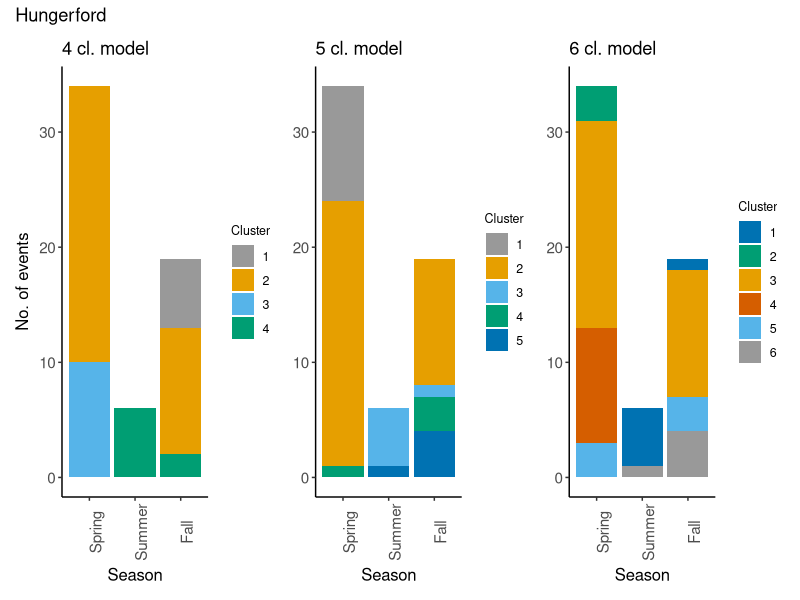
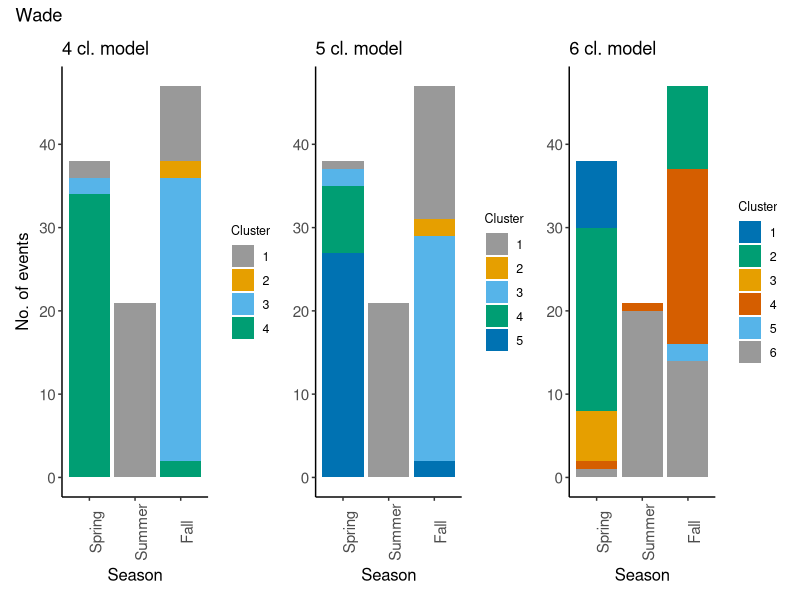
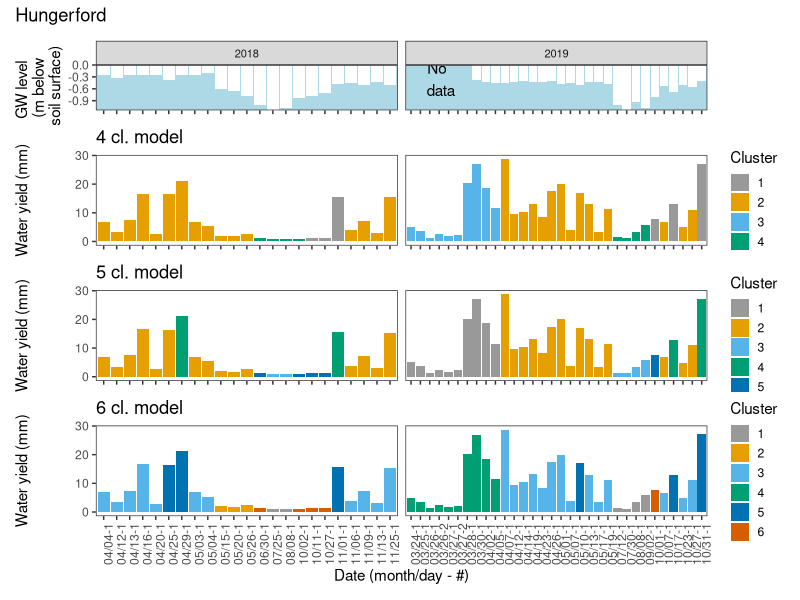
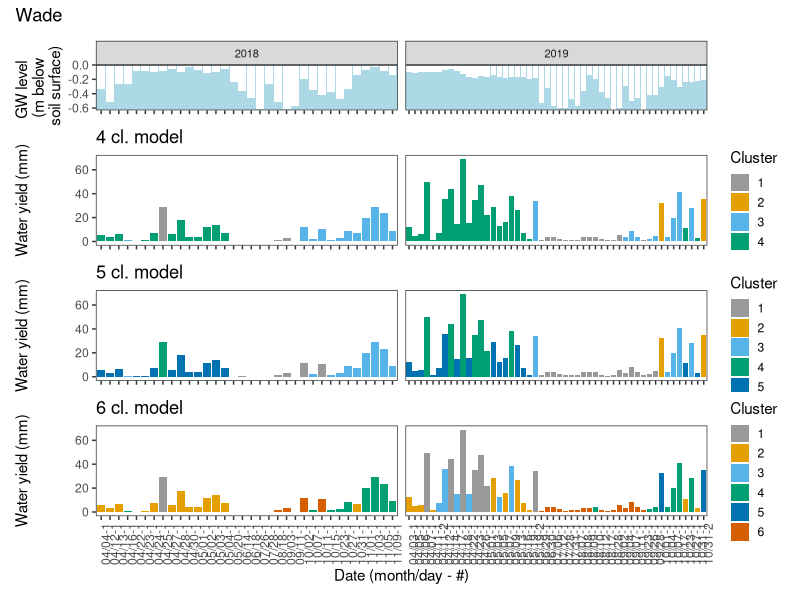
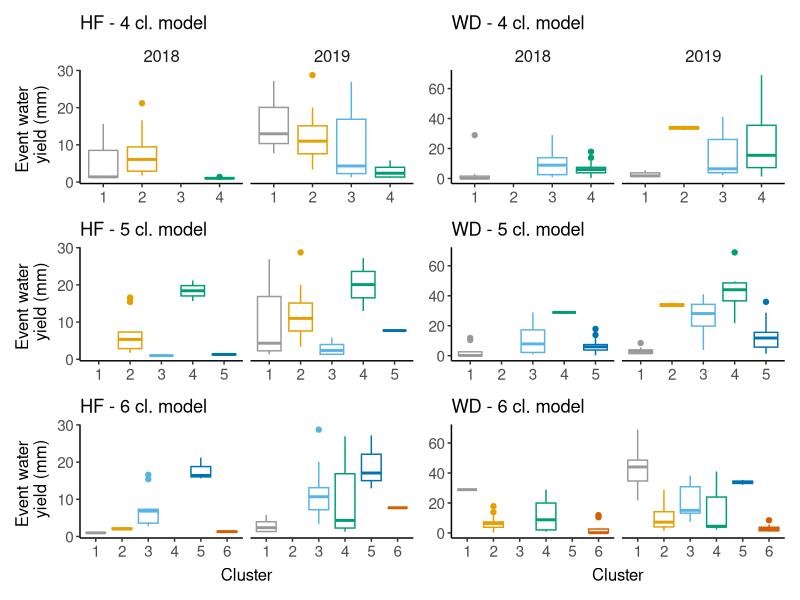
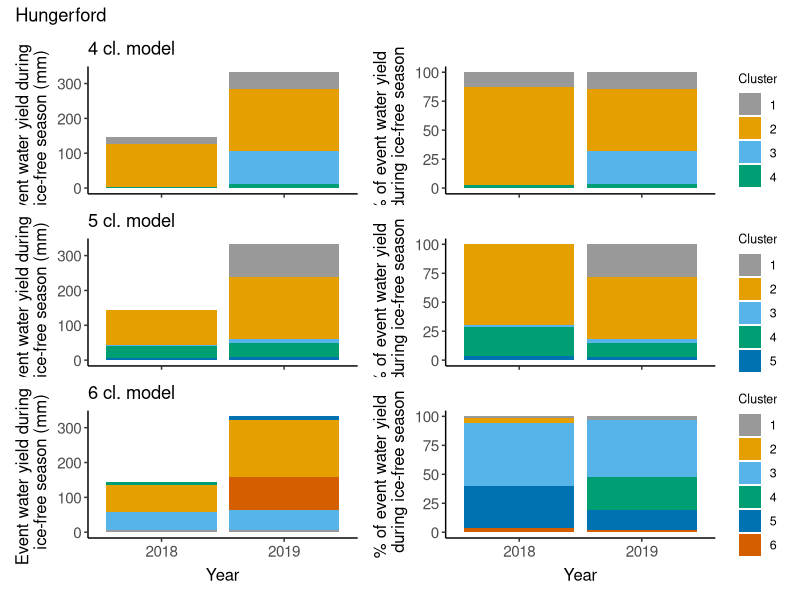
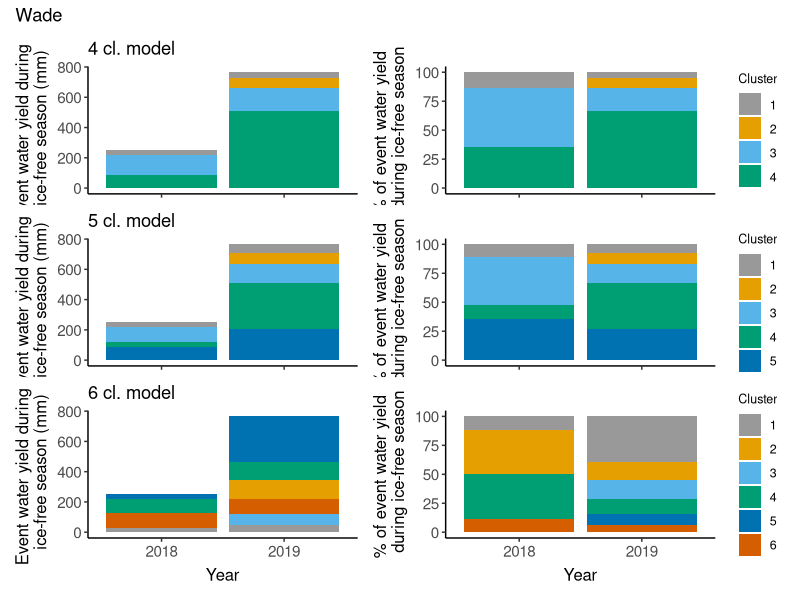

Here is the R script that generated these plots, in order:
## ---- chunk 1
# Set defaults
knitr::opts_chunk$set(fig.width = 6, fig.asp = 0.618, out.width = "70%", fig.align = "center")

# Load packages
  library("here")      # to make file paths fail less
  library("tidyverse") # general workhorse
  library("lubridate") # to work with dates
  library("patchwork") # arranging multiple plots
## ---- chunk 2
# Read in data
  # Calculated event metrics for each site as calculated in compile_calculate_allVars.R
  hford <- read_csv(here("Data", "eventMetrics_hford.csv")) %>% 
    mutate(event_start = ymd_hms(event_start, tz = "Etc/GMT+4"))

  wade <- read_csv(here("Data", "eventMetrics_wade.csv")) %>% 
    mutate(event_start = ymd_hms(event_start, tz = "Etc/GMT+4"))

  # SOM results from SOManalysis_SITE_yields_VAR.Rmd
  # Water
  som_hf <- read_csv(here("Data", "somResults", "hford", "yields", "water", "2021-04-07", "Results_hford_withClusters.csv"))
  som_wd <- read_csv(here("Data", "somResults", "wade", "yields", "water", "2021-04-07", "Results_wade_withClusters.csv"))
  # NO3
  # som_no3_hf <- read_csv(here("Data", "somResults", "hford", "yields", "NO3", "2021-04-08", "Results_hford_withClusters.csv")) %>% mutate(SOM = "NO3") %>% select(site, SOM, everything())
  # som_no3_wd <- read_csv(here("Data", "somResults", "wade", "yields", "NO3", "2021-04-12", "Results_wade_withClusters.csv")) %>% mutate(SOM = "NO3") %>% select(site, SOM, everything())
  # SRP
  # som_srp_hf <- read_csv(here("Data", "somResults", "hford", "yields", "SRP", "2021-04-08", "Results_hford_withClusters.csv")) %>% mutate(SOM = "SRP") %>% select(site, SOM, everything())
  # som_srp_wd <- read_csv(here("Data", "somResults", "wade", "yields", "SRP", "2021-04-12", "Results_wade_withClusters.csv")) %>% mutate(SOM = "SRP") %>% select(site, SOM, everything())
  # Turbidity
  # som_turb_hf <- read_csv(here("Data", "somResults", "hford", "yields", "turb", "2021-04-09", "Results_hford_withClusters.csv")) %>% mutate(SOM = "turb") %>% select(site, SOM, everything())
  # som_turb_wd <- read_csv(here("Data", "somResults", "wade", "yields", "turb", "2021-04-13", "Results_wade_withClusters.csv")) %>% mutate(SOM = "turb") %>% select(site, SOM, everything())
## ---- chunk 3
# Plotting specifics
  theme1 <- theme_classic() +
            theme(axis.text = element_text(size = 11),
                  axis.title = element_text(size = 12),
                  axis.title.x = element_text(margin=margin(5,0,0,0)),
                  axis.title.y = element_text(margin=margin(0,5,0,0)),
                  legend.title = element_text(size = 9),
                  legend.text = element_text(size = 9))
  
  # A new theme for the hysteresis plots
  theme2 <- theme(axis.line = element_blank(),
                  axis.text = element_text(size = 8),
                  axis.title = element_blank(),
                  plot.margin = unit(c(1.25,1.25,1.25,1.25), "lines"),
                  panel.background = element_blank(),
                  panel.grid.major = element_blank(), 
                  panel.grid.minor = element_blank(),
                  legend.text = element_text(size = 6),
                  legend.key.size = unit(0.1, "in"),
                  legend.margin = margin(0, 0, 0, 0),
                  legend.title = element_text(size = 6)) 
## ---- chunk 4
# Look at how cluters map onto seasons
  # Hford
    # 4 clusters
    p_hf_1 <- som_hf %>%
      group_by(clust_wat_4cl, season) %>% 
      tally() %>% 
      # Order the seasons
      mutate(season = factor(season, levels = c("spring", "summer", "fall"), labels = c("Spring", "Summer", "Fall"))) %>%
      mutate(cluster = factor(clust_wat_4cl)) %>% 
      ggplot(aes(x = season, y = n, fill = cluster)) +
        geom_bar(position = "stack", stat = "identity") +
        scale_fill_manual(name = "Cluster",
                          values = c("#999999", "#E69F00", "#56B4E9", "#009E73", "#0072B2", "#D55E00", "#CC79A7")) +
        ylab("No. of events") +
        xlab("Season") +
        theme1 +
        theme(axis.text.x = element_text(angle = 90)) +
        ggtitle("4 cl. model")

    # 5 clusters
    p_hf_2 <- som_hf %>%
      group_by(clust_wat_5cl, season) %>% 
      tally() %>% 
      # Order the seasons
      mutate(season = factor(season, levels = c("spring", "summer", "fall"), labels = c("Spring", "Summer", "Fall"))) %>%
      mutate(cluster = factor(clust_wat_5cl)) %>% 
      ggplot(aes(x = season, y = n, fill = cluster)) +
        geom_bar(position = "stack", stat = "identity") +
        scale_fill_manual(name = "Cluster",
                          values = c("#999999", "#E69F00", "#56B4E9", "#009E73", "#0072B2", "#D55E00", "#CC79A7")) +
        ylab("No. of events") +
        xlab("Season") +
        theme1 +
        theme(axis.title.y = element_blank(),
              axis.text.x = element_text(angle = 90)) +
        ggtitle("5 cl. model")
    
    # 6 clusters
    # NOTE: Colors are rearranged here to make clusters align with above 2 models; if anything changes, change these
    p_hf_3 <- som_hf %>%
      group_by(clust_wat_6cl, season) %>% 
      tally() %>% 
      # Order the seasons
      mutate(season = factor(season, levels = c("spring", "summer", "fall"), labels = c("Spring", "Summer", "Fall"))) %>%
      mutate(cluster = factor(clust_wat_6cl)) %>% 
      ggplot(aes(x = season, y = n, fill = cluster)) +
        geom_bar(position = "stack", stat = "identity") +
        scale_fill_manual(name = "Cluster",
                          # These have been rearranged for this model
                          values = c("#0072B2", "#009E73", "#E69F00", "#D55E00", "#56B4E9", "#999999", "#CC79A7")) +
        ylab("No. of events") +
        xlab("Season") +
        theme1 +
        theme(axis.title.y = element_blank(),
              axis.text.x = element_text(angle = 90)) +
        ggtitle("6 cl. model")
    
    # Arrange Hford plots
    p_hf_1 + p_hf_2 + p_hf_3 +
      plot_annotation(
        title = "Hungerford"
      )
    rm(p_hf_1, p_hf_2, p_hf_3)
    
  # Wade
    # 4 clusters
    p_wd_1 <- som_wd %>%
      filter(season != "winter") %>% 
      group_by(clust_wat_4cl, season) %>% 
      tally() %>% 
      # Order the seasons
      mutate(season = factor(season, levels = c("spring", "summer", "fall"), labels = c("Spring", "Summer", "Fall"))) %>%
      mutate(cluster = factor(clust_wat_4cl)) %>% 
      ggplot(aes(x = season, y = n, fill = cluster)) +
        geom_bar(position = "stack", stat = "identity") +
        scale_fill_manual(name = "Cluster",
                          values = c("#999999", "#E69F00", "#56B4E9", "#009E73", "#0072B2", "#D55E00", "#CC79A7")) +
        ylab("No. of events") +
        xlab("Season") +
        theme1 +
        theme(axis.text.x = element_text(angle = 90)) +
        ggtitle("4 cl. model")

    # 5 clusters
    p_wd_2 <- som_wd %>%
      filter(season != "winter") %>% 
      group_by(clust_wat_5cl, season) %>% 
      tally() %>% 
      # Order the seasons
      mutate(season = factor(season, levels = c("spring", "summer", "fall"), labels = c("Spring", "Summer", "Fall"))) %>%
      mutate(cluster = factor(clust_wat_5cl)) %>% 
      ggplot(aes(x = season, y = n, fill = cluster)) +
        geom_bar(position = "stack", stat = "identity") +
        scale_fill_manual(name = "Cluster",
                          values = c("#999999", "#E69F00", "#56B4E9", "#009E73", "#0072B2", "#D55E00", "#CC79A7")) +
        ylab("No. of events") +
        xlab("Season") +
        theme1 +
        theme(axis.title.y = element_blank(),
              axis.text.x = element_text(angle = 90)) +
        ggtitle("5 cl. model")
    
    # 6 clusters
    # NOTE: Colors are rearranged here to make clusters align with above 2 models; if anything changes, change these
    p_wd_3 <- som_wd %>%
      filter(season != "winter") %>% 
      group_by(clust_wat_6cl, season) %>% 
      tally() %>% 
      # Order the seasons
      mutate(season = factor(season, levels = c("spring", "summer", "fall"), labels = c("Spring", "Summer", "Fall"))) %>%
      mutate(cluster = factor(clust_wat_6cl)) %>% 
      ggplot(aes(x = season, y = n, fill = cluster)) +
        geom_bar(position = "stack", stat = "identity") +
        scale_fill_manual(name = "Cluster",
                          # These have been rearranged for this model
                          values = c("#0072B2", "#009E73", "#E69F00", "#D55E00", "#56B4E9", "#999999", "#CC79A7")) +
        ylab("No. of events") +
        xlab("Season") +
        theme1 +
        theme(axis.title.y = element_blank(),
              axis.text.x = element_text(angle = 90)) +
        ggtitle("6 cl. model")
    
    # Arrange wdord plots
    p_wd_1 + p_wd_2 + p_wd_3 +
      plot_annotation(
        title = "Wade"
      )
    rm(p_wd_1, p_wd_2, p_wd_3)
  
# ggsave(here("Plots", "som_hf_clustersBySeason.pdf"), device = "pdf", width = 4, height = 4, units = "in", dpi = 150)
## ---- chunk 5
# Plot timeline of event water yields & ratios colored by cluster number
# HFORD
  # First graph GW level data along with water yield timeline
  # Text for missing data on 2019 plot
  ann_text <- data.frame(month_day_rep = "03/26-2", gw_1d_well5 = -0.35, lab = "No \n data",
                         year = factor(2019, levels = c("2018", "2019")))
  # GW Plot
  p_hf_4 <- som_hf %>%
    # Only 2 events in 2017, so cutting out 2017
    filter(year(event_start) != 2017) %>%
     # Add leading zero to single digit months and days
    mutate(year = year(event_start),
           month = str_pad(month(event_start), 2, pad = 0),
           day = str_pad(day(event_start), 2, pad = 0),
           month_day = paste(month, "/", day, sep = "")) %>%
    # There is one day where there are two events, add a rep for month_day and make month_day_rep ID
    group_by(year, month_day) %>% 
    mutate(rep = row_number()) %>% 
    mutate(month_day_rep = paste(month_day, rep, sep = "-")) %>% 
  
    ggplot(aes(x = month_day_rep, y = gw_1d_well5)) +
      facet_wrap(~year, scales = "free_x", ncol = 2) +
      geom_bar(stat = "identity", fill = "white") +
      ylab("GW level \n (m below \n soil surface)") +
      xlab("Date (month/day - #)") +
      scale_y_continuous(expand = c(0, 0)) +
      theme_bw() +
      theme(panel.grid = element_blank(),
            panel.background = element_rect(fill = "lightblue"),
            strip.text.x = element_text(size = 8),
            axis.text.x = element_blank(),
            axis.title.x = element_blank()) +
    geom_text(data = ann_text, label = "No \n data")

  # 4 cluster model
  p_hf_5 <- som_hf %>%
    # Only 2 events in 2017, so cutting out 2017
    filter(year(event_start) != 2017) %>%
     # Add leading zero to single digit months and days
    mutate(year = year(event_start),
           month = str_pad(month(event_start), 2, pad = 0),
           day = str_pad(day(event_start), 2, pad = 0),
           month_day = paste(month, "/", day, sep = "")) %>%
    # There is one day where there are two events, add a rep for month_day and make month_day_rep ID
    group_by(year, month_day) %>% 
    mutate(rep = row_number()) %>% 
    mutate(month_day_rep = paste(month_day, rep, sep = "-")) %>% 
  
    ggplot(aes(x = month_day_rep, y = q_mm, fill = as.factor(clust_wat_4cl))) +
      facet_wrap(~year, scales = "free_x", ncol = 2) +
      geom_bar(stat = "identity") +
      # scale_fill_manual(name = "Cluster",
      #                   values = c("#999999", "#E69F00", "#56B4E9", "#009E73", "#0072B2", "#D55E00", "#CC79A7"),
      #                   labels = c("Warm, dry soil, big rain", 
      #                              "Very wet soil, rain/melt",
      #                              "Cold, dry soil, mostly melt",
      #                              "Low sun, wet soil, low-int. rain")) +
      scale_fill_manual(name = "Cluster",
                        values = c("#999999", "#E69F00", "#56B4E9", "#009E73", "#0072B2", "#D55E00", "#CC79A7")) +
      ylab("Water yield (mm)") +
      xlab("Date (month/day - #)") +
      theme_bw() +
      theme(panel.grid = element_blank(),
            legend.key.size = unit(0.5, "cm"),
            axis.text.x = element_blank(),
            strip.background = element_blank(),
            strip.text.x = element_blank(),
            axis.title.x = element_blank()) +
      ggtitle("4 cl. model")

  # 5 cluster model
  p_hf_6 <- som_hf %>%
    # Only 2 events in 2017, so cutting out 2017
    filter(year(event_start) != 2017) %>%
     # Add leading zero to single digit months and days
    mutate(year = year(event_start),
           month = str_pad(month(event_start), 2, pad = 0),
           day = str_pad(day(event_start), 2, pad = 0),
           month_day = paste(month, "/", day, sep = "")) %>%
    # There is one day where there are two events, add a rep for month_day and make month_day_rep ID
    group_by(year, month_day) %>% 
    mutate(rep = row_number()) %>% 
    mutate(month_day_rep = paste(month_day, rep, sep = "-")) %>% 
  
    ggplot(aes(x = month_day_rep, y = q_mm, fill = as.factor(clust_wat_5cl))) +
      facet_wrap(~year, scales = "free_x", ncol = 2) +
      geom_bar(stat = "identity") +
      # scale_fill_manual(name = "Cluster",
      #                   values = c("#999999", "#E69F00", "#56B4E9", "#009E73", "#0072B2", "#D55E00", "#CC79A7"),
      #                   labels = c("Warm, dry soil, big rain", 
      #                              "Very wet soil, rain/melt",
      #                              "Cold, dry soil, mostly melt",
      #                              "Low sun, wet soil, low-int. rain")) +
      scale_fill_manual(name = "Cluster",
                        values = c("#999999", "#E69F00", "#56B4E9", "#009E73", "#0072B2", "#D55E00", "#CC79A7")) +
      ylab("Water yield (mm)") +
      xlab("Date (month/day - #)") +
      theme_bw() +
      theme(panel.grid = element_blank(),
            legend.key.size = unit(0.5, "cm"),
            axis.text.x = element_blank(),
            strip.background = element_blank(),
            strip.text.x = element_blank(),
            axis.title.x = element_blank()) +
      ggtitle("5 cl. model")
  
  # 6 cluster model
  # NOTE: Colors are rearranged here to make clusters align with above 2 models; if anything changes, change these
  p_hf_7 <- som_hf %>%
    # Only 2 events in 2017, so cutting out 2017
    filter(year(event_start) != 2017) %>%
     # Add leading zero to single digit months and days
    mutate(year = year(event_start),
           month = str_pad(month(event_start), 2, pad = 0),
           day = str_pad(day(event_start), 2, pad = 0),
           month_day = paste(month, "/", day, sep = "")) %>%
    # There is one day where there are two events, add a rep for month_day and make month_day_rep ID
    group_by(year, month_day) %>% 
    mutate(rep = row_number()) %>% 
    mutate(month_day_rep = paste(month_day, rep, sep = "-")) %>% 
  
    ggplot(aes(x = month_day_rep, y = q_mm, fill = as.factor(clust_wat_6cl))) +
      facet_wrap(~year, scales = "free_x", ncol = 2) +
      # facet_grid(var ~ year, scales = "free") +
      geom_bar(stat = "identity") +
      # scale_fill_manual(name = "Cluster",
      #                   values = c("#999999", "#E69F00", "#56B4E9", "#009E73", "#0072B2", "#D55E00", "#CC79A7"),
      #                   labels = c("Warm, dry soil, big rain", 
      #                              "Very wet soil, rain/melt",
      #                              "Cold, dry soil, mostly melt",
      #                              "Low sun, wet soil, low-int. rain")) +
      scale_fill_manual(name = "Cluster",
                        values = c("#999999", "#E69F00", "#56B4E9", "#009E73", "#0072B2", "#D55E00", "#CC79A7")) +
      ylab("Water yield (mm)") +
      xlab("Date (month/day - #)") +
      theme_bw() +
      theme(panel.grid = element_blank(),
            legend.key.size = unit(0.5, "cm"),
            # strip.text.x = element_text(size = 8),
            axis.text.x = element_text(angle = 90),
            strip.background = element_blank(),
            strip.text.x = element_blank()) +
      ggtitle("6 cl. model")  

# Combine the plots into one using the patchwork library
p_hf_4 / p_hf_5 / p_hf_6 / p_hf_7 +
  plot_layout(
    ncol = 1, 
    heights = c(1, 2, 2, 2)) +
  plot_annotation(
    title = "Hungerford"
  )
rm(p_hf_4, p_hf_5, p_hf_6,  p_hf_7)

# WADE
  # GW Plot
  p_wd_4 <- som_wd %>%
    # Only 2 events in 2017, so cutting out 2017
    filter(year(event_start) != 2017) %>%
     # Add leading zero to single digit months and days
    mutate(year = year(event_start),
           month = str_pad(month(event_start), 2, pad = 0),
           day = str_pad(day(event_start), 2, pad = 0),
           month_day = paste(month, "/", day, sep = "")) %>%
    # There is one day where there are two events, add a rep for month_day and make month_day_rep ID
    group_by(year, month_day) %>% 
    mutate(rep = row_number()) %>% 
    mutate(month_day_rep = paste(month_day, rep, sep = "-")) %>% 
  
    ggplot(aes(x = month_day_rep, y = gw_1d_well5)) +
      facet_wrap(~year, scales = "free_x", ncol = 2) +
      geom_bar(stat = "identity", fill = "white") +
      ylab("GW level \n (m below \n soil surface)") +
      xlab("Date (month/day - #)") +
      scale_y_continuous(expand = c(0, 0)) +
      theme_bw() +
      theme(panel.grid = element_blank(),
            panel.background = element_rect(fill = "lightblue"),
            strip.text.x = element_text(size = 8),
            axis.text.x = element_blank(),
            axis.title.x = element_blank())
    # geom_text(data = ann_text, label = "No \n data")

  # 4 cluster model
  p_wd_5 <- som_wd %>%
    # Only 2 events in 2017, so cutting out 2017
    filter(year(event_start) != 2017) %>%
     # Add leading zero to single digit months and days
    mutate(year = year(event_start),
           month = str_pad(month(event_start), 2, pad = 0),
           day = str_pad(day(event_start), 2, pad = 0),
           month_day = paste(month, "/", day, sep = "")) %>%
    # There is one day where there are two events, add a rep for month_day and make month_day_rep ID
    group_by(year, month_day) %>% 
    mutate(rep = row_number()) %>% 
    mutate(month_day_rep = paste(month_day, rep, sep = "-")) %>% 
  
    ggplot(aes(x = month_day_rep, y = q_mm, fill = as.factor(clust_wat_4cl))) +
      facet_wrap(~year, scales = "free_x", ncol = 2) +
      geom_bar(stat = "identity") +
      # scale_fill_manual(name = "Cluster",
      #                   values = c("#999999", "#E69F00", "#56B4E9", "#009E73", "#0072B2", "#D55E00", "#CC79A7"),
      #                   labels = c("Warm, dry soil, big rain", 
      #                              "Very wet soil, rain/melt",
      #                              "Cold, dry soil, mostly melt",
      #                              "Low sun, wet soil, low-int. rain")) +
      scale_fill_manual(name = "Cluster",
                        values = c("#999999", "#E69F00", "#56B4E9", "#009E73", "#0072B2", "#D55E00", "#CC79A7")) +
      ylab("Water yield (mm)") +
      xlab("Date (month/day - #)") +
      theme_bw() +
      theme(panel.grid = element_blank(),
            legend.key.size = unit(0.5, "cm"),
            axis.text.x = element_blank(),
            strip.background = element_blank(),
            strip.text.x = element_blank(),
            axis.title.x = element_blank()) +
      ggtitle("4 cl. model")

  # 5 cluster model
  p_wd_6 <- som_wd %>%
    # Only 2 events in 2017, so cutting out 2017
    filter(year(event_start) != 2017) %>%
     # Add leading zero to single digit months and days
    mutate(year = year(event_start),
           month = str_pad(month(event_start), 2, pad = 0),
           day = str_pad(day(event_start), 2, pad = 0),
           month_day = paste(month, "/", day, sep = "")) %>%
    # There is one day where there are two events, add a rep for month_day and make month_day_rep ID
    group_by(year, month_day) %>% 
    mutate(rep = row_number()) %>% 
    mutate(month_day_rep = paste(month_day, rep, sep = "-")) %>% 
  
    ggplot(aes(x = month_day_rep, y = q_mm, fill = as.factor(clust_wat_5cl))) +
      facet_wrap(~year, scales = "free_x", ncol = 2) +
      geom_bar(stat = "identity") +
      # scale_fill_manual(name = "Cluster",
      #                   values = c("#999999", "#E69F00", "#56B4E9", "#009E73", "#0072B2", "#D55E00", "#CC79A7"),
      #                   labels = c("Warm, dry soil, big rain", 
      #                              "Very wet soil, rain/melt",
      #                              "Cold, dry soil, mostly melt",
      #                              "Low sun, wet soil, low-int. rain")) +
      scale_fill_manual(name = "Cluster",
                        values = c("#999999", "#E69F00", "#56B4E9", "#009E73", "#0072B2", "#D55E00", "#CC79A7")) +
      ylab("Water yield (mm)") +
      xlab("Date (month/day - #)") +
      theme_bw() +
      theme(panel.grid = element_blank(),
            legend.key.size = unit(0.5, "cm"),
            axis.text.x = element_blank(),
            strip.background = element_blank(),
            strip.text.x = element_blank(),
            axis.title.x = element_blank()) +
      ggtitle("5 cl. model")
  
  # 6 cluster model
  # NOTE: Colors are rearranged here to make clusters align with above 2 models; if anything changes, change these
  p_wd_7 <- som_wd %>%
    # Only 2 events in 2017, so cutting out 2017
    filter(year(event_start) != 2017) %>%
     # Add leading zero to single digit months and days
    mutate(year = year(event_start),
           month = str_pad(month(event_start), 2, pad = 0),
           day = str_pad(day(event_start), 2, pad = 0),
           month_day = paste(month, "/", day, sep = "")) %>%
    # There is one day where there are two events, add a rep for month_day and make month_day_rep ID
    group_by(year, month_day) %>% 
    mutate(rep = row_number()) %>% 
    mutate(month_day_rep = paste(month_day, rep, sep = "-")) %>% 
  
    ggplot(aes(x = month_day_rep, y = q_mm, fill = as.factor(clust_wat_6cl))) +
      facet_wrap(~year, scales = "free_x", ncol = 2) +
      # facet_grid(var ~ year, scales = "free") +
      geom_bar(stat = "identity") +
      # scale_fill_manual(name = "Cluster",
      #                   values = c("#999999", "#E69F00", "#56B4E9", "#009E73", "#0072B2", "#D55E00", "#CC79A7"),
      #                   labels = c("Warm, dry soil, big rain", 
      #                              "Very wet soil, rain/melt",
      #                              "Cold, dry soil, mostly melt",
      #                              "Low sun, wet soil, low-int. rain")) +
      scale_fill_manual(name = "Cluster",
                        values = c("#999999", "#E69F00", "#56B4E9", "#009E73", "#0072B2", "#D55E00", "#CC79A7")) +
      ylab("Water yield (mm)") +
      xlab("Date (month/day - #)") +
      theme_bw() +
      theme(panel.grid = element_blank(),
            legend.key.size = unit(0.5, "cm"),
            # strip.text.x = element_text(size = 8),
            axis.text.x = element_text(angle = 90),
            strip.background = element_blank(),
            strip.text.x = element_blank()) +
      ggtitle("6 cl. model")  


# Combine the plots into one using the patchwork library
p_wd_4 / p_wd_5 / p_wd_6 / p_wd_7 +
  plot_layout(
    ncol = 1, 
    heights = c(1, 2, 2, 2)) +
  plot_annotation(
    title = "Wade"
  )
rm(p_wd_4, p_wd_5, p_wd_6,  p_wd_7)

# ggsave(here("Plots", "som_hf_eventsByCluster.pdf"), device = "pdf", width = 10, height = 6, units = "in", dpi = 150)
## ---- chunk 6
# Plot boxplots of water yields attributed to each cluster
# HFORD
  # 4 clusters
  pl_hf_x1 <- som_hf %>%
    mutate(year = year(event_start)) %>% 
    filter(year != 2017) %>% 
    ggplot(aes(x = factor(clust_wat_4cl), y = q_mm, color = factor(clust_wat_4cl))) +
    facet_wrap(~year) +
    geom_boxplot() +
    scale_color_manual(name = "Cluster",
                      values = c("#999999", "#E69F00", "#56B4E9", "#009E73", "#0072B2", "#D55E00", "#CC79A7")) +
    ylab("Event water \n yield (mm)") +
    xlab("Cluster") +
    theme1 +
    theme(legend.position = "none",
          strip.background = element_blank(),
          strip.text.x = element_text(size = 12),
          axis.title.x = element_blank()) +
  ggtitle("HF - 4 cl. model")

  # 5 clusters
  pl_hf_x2 <- som_hf %>%
    mutate(year = year(event_start)) %>% 
    filter(year != 2017) %>% 
    ggplot(aes(x = factor(clust_wat_5cl), y = q_mm, color = factor(clust_wat_5cl))) +
    facet_wrap(~year) +
    geom_boxplot() +
    scale_color_manual(name = "Cluster",
                      values = c("#999999", "#E69F00", "#56B4E9", "#009E73", "#0072B2", "#D55E00", "#CC79A7")) +
    ylab("Event water \n yield (mm)") +
    xlab("Cluster") +
    theme1 +
    theme(legend.position = "none",
          strip.background = element_blank(),
          strip.text.x = element_blank(),
          axis.title.x = element_blank()) +
  ggtitle("HF - 5 cl. model")
  
  # 6 clusters
  pl_hf_x3 <- som_hf %>%
    mutate(year = year(event_start)) %>% 
    filter(year != 2017) %>% 
    ggplot(aes(x = factor(clust_wat_6cl), y = q_mm, color = factor(clust_wat_6cl))) +
    facet_wrap(~year) +
    geom_boxplot() +
    scale_color_manual(name = "Cluster",
                      values = c("#999999", "#E69F00", "#56B4E9", "#009E73", "#0072B2", "#D55E00", "#CC79A7")) +
    ylab("Event water \n yield (mm)") +
    xlab("Cluster") +
    theme1 +
    theme(legend.position = "none",
          strip.background = element_blank(),
          strip.text.x = element_blank()) +
  ggtitle("HF - 6 cl. model")
  
# WADE
  # 4 clusters
  pl_wd_x1 <- som_wd %>%
    mutate(year = year(event_start)) %>% 
    filter(year != 2017) %>% 
    ggplot(aes(x = factor(clust_wat_4cl), y = q_mm, color = factor(clust_wat_4cl))) +
    facet_wrap(~year) +
    geom_boxplot() +
    scale_color_manual(name = "Cluster",
                      values = c("#999999", "#E69F00", "#56B4E9", "#009E73", "#0072B2", "#D55E00", "#CC79A7")) +
    ylab("Event water \n yield (mm)") +
    xlab("Cluster") +
    theme1 +
    theme(legend.position = "none",
          strip.background = element_blank(),
          strip.text.x = element_text(size = 12),
          axis.title.x = element_blank(),
          axis.title.y = element_blank()) +
  ggtitle("WD - 4 cl. model")

  # 5 clusters
  pl_wd_x2 <- som_wd %>%
    mutate(year = year(event_start)) %>% 
    filter(year != 2017) %>% 
    ggplot(aes(x = factor(clust_wat_5cl), y = q_mm, color = factor(clust_wat_5cl))) +
    facet_wrap(~year) +
    geom_boxplot() +
    scale_color_manual(name = "Cluster",
                      values = c("#999999", "#E69F00", "#56B4E9", "#009E73", "#0072B2", "#D55E00", "#CC79A7")) +
    ylab("Event water \n yield (mm)") +
    xlab("Cluster") +
    theme1 +
    theme(legend.position = "none",
          strip.background = element_blank(),
          strip.text.x = element_blank(),
          axis.title.x = element_blank(),
          axis.title.y = element_blank()) +
  ggtitle("WD - 5 cl. model")
  
  # 6 clusters
  pl_wd_x3 <- som_wd %>%
    mutate(year = year(event_start)) %>% 
    filter(year != 2017) %>% 
    ggplot(aes(x = factor(clust_wat_6cl), y = q_mm, color = factor(clust_wat_6cl))) +
    facet_wrap(~year) +
    geom_boxplot() +
    scale_color_manual(name = "Cluster",
                      values = c("#999999", "#E69F00", "#56B4E9", "#009E73", "#0072B2", "#D55E00", "#CC79A7")) +
    ylab("Event water \n yield (mm)") +
    xlab("Cluster") +
    theme1 +
    theme(legend.position = "none",
          strip.background = element_blank(),
          strip.text.x = element_blank(),
          axis.title.y = element_blank()) +
  ggtitle("WD - 6 cl. model")
  
# Combine plots
  pl_c_hf1 <- pl_hf_x1 / pl_hf_x2 / pl_hf_x3 +
    plot_annotation(
      title = "Hungerford"
    )
  
  pl_c_wd1 <- pl_wd_x1 / pl_wd_x2 / pl_wd_x3 +
    plot_annotation(
      title = "Wade"
    ) 
  
  pl_c_hf1 | pl_c_wd1
## ---- chunk 7
# Plot total yield attributed to each cluster
# HFORD
  # Calculate annual measured event yields
  annYields <-
    som_hf %>%
    # Calculate the cummulative sum of yields for each solute, year, and cluster #
    mutate(year = year(event_start)) %>% 
    group_by(year) %>% 
    summarize(ann_q_yield = sum(q_mm, na.rm = TRUE)) %>% 
    ungroup()

  # Stacked bar graph (year on x-axis; stacks = yields by cluster)
  # Total event water yield per category
  # 4 clusters
  p_hf_8 <- som_hf %>%
    # Calculate the cummulative sum of yields for each year and cluster #
    mutate(year = year(event_start)) %>% 
    group_by(year, clust_wat_4cl) %>% 
    summarize(tot_yield = sum(q_mm, na.rm = TRUE)) %>% 
    ungroup() %>% 
    # Exclude 2017 events  
    filter(year != 2017) %>% 
    ggplot(aes(x = factor(year), y = tot_yield, fill = factor(clust_wat_4cl))) +
      geom_bar(position = "stack", stat = "identity") +
      scale_fill_manual(name = "Cluster",
                        values = c("#999999", "#E69F00", "#56B4E9", "#009E73", "#0072B2", "#D55E00", "#CC79A7")) +
      ylab("Event water yield during \n ice-free season (mm)") +
      xlab("Year") +
      theme1 +
      theme(legend.position = "none",
            axis.text.x = element_blank(),
            axis.title.x = element_blank()) +
      ggtitle("4 cl. model")
  
  # 5 clusters
  p_hf_9 <- som_hf %>%
    # Calculate the cummulative sum of yields for each year and cluster #
    mutate(year = year(event_start)) %>% 
    group_by(year, clust_wat_5cl) %>% 
    summarize(tot_yield = sum(q_mm, na.rm = TRUE)) %>% 
    ungroup() %>% 
    # Exclude 2017 events  
    filter(year != 2017) %>% 
    ggplot(aes(x = factor(year), y = tot_yield, fill = factor(clust_wat_5cl))) +
      geom_bar(position = "stack", stat = "identity") +
      scale_fill_manual(name = "Cluster",
                        values = c("#999999", "#E69F00", "#56B4E9", "#009E73", "#0072B2", "#D55E00", "#CC79A7")) +
      ylab("Event water yield during \n ice-free season (mm)") +
      xlab("Year") +
      theme1 +
      theme(legend.position = "none",
            axis.text.x = element_blank(),
            axis.title.x = element_blank()) +
      ggtitle("5 cl. model") 
  
  # 6 clusters
  # NOTE: Colors are rearranged here to make clusters align with above 2 models; if anything changes, change these
  p_hf_10 <- som_hf %>%
    # Calculate the cummulative sum of yields for each year and cluster #
    mutate(year = year(event_start)) %>% 
    group_by(year, clust_wat_6cl) %>% 
    summarize(tot_yield = sum(q_mm, na.rm = TRUE)) %>% 
    ungroup() %>% 
    # Exclude 2017 events  
    filter(year != 2017) %>% 
    ggplot(aes(x = factor(year), y = tot_yield, fill = factor(clust_wat_6cl))) +
      geom_bar(position = "stack", stat = "identity") +
      scale_fill_manual(name = "Cluster",
                        # These have been rearranged for this model
                        values = c("#0072B2", "#009E73", "#E69F00", "#D55E00", "#56B4E9", "#999999", "#CC79A7")) +
      ylab("Event water yield during \n ice-free season (mm)") +
      xlab("Year") +
      theme1 +
      theme(legend.position = "none") +
      ggtitle("6 cl. model")    

  # % of event water yield during ice-free season
  # 4 clusters
  p_hf_11 <- som_hf %>%
    # Calculate the cummulative sum of yields for each solute, year, and cluster #
    mutate(year = year(event_start)) %>% 
    # pivot_longer(cols = c(NO3_kg_km2, SRP_kg_km2), names_to = "var", values_to = "value") %>% 
    # group_by(year, cluster, var) %>% 
    group_by(year, clust_wat_4cl) %>% 
    summarize(tot_q_yield = sum(q_mm, na.rm = TRUE)) %>% 
    ungroup() %>% 
    # Calculate proportion of total annual yield
    full_join(annYields) %>% 
    # mutate(prop_yield = tot_yield/ann_yield) %>% 
    mutate(prop_q_yield = tot_q_yield/ann_q_yield) %>% 
    # Exclude 2017 events
    filter(year != 2017) %>% 
    ggplot(aes(x = factor(year), y = prop_q_yield*100, fill = factor(clust_wat_4cl))) +
      # facet_wrap(~var, ncol = 2, scales = "free_y", labeller = labeller(var = labels_var)) +
      geom_bar(position = "stack", stat = "identity") +
      # scale_fill_manual(name = "Cluster",
      #                   values = c("#999999", "#E69F00", "#56B4E9", "#009E73", "#0072B2", "#D55E00", "#CC79A7"),
      #                   labels = c("Warm, dry soil, big rain", 
      #                              "Very wet soil, rain/melt",
      #                              "Cold, dry soil, mostly melt",
      #                              "Low sun, wet soil, low-int. rain")) +
      scale_fill_manual(name = "Cluster",
                        values = c("#999999", "#E69F00", "#56B4E9", "#009E73", "#0072B2", "#D55E00", "#CC79A7")) +
      ylab("% of event water yield \n during ice-free season") +
      xlab("Year") +
      theme1 +
      theme(axis.text.x = element_blank(),
            axis.title.x = element_blank())
  
  # 5 clusters
  p_hf_12 <- som_hf %>%
    # Calculate the cummulative sum of yields for each solute, year, and cluster #
    mutate(year = year(event_start)) %>% 
    # pivot_longer(cols = c(NO3_kg_km2, SRP_kg_km2), names_to = "var", values_to = "value") %>% 
    # group_by(year, cluster, var) %>% 
    group_by(year, clust_wat_5cl) %>% 
    summarize(tot_q_yield = sum(q_mm, na.rm = TRUE)) %>% 
    ungroup() %>% 
    # Calculate proportion of total annual yield
    full_join(annYields) %>% 
    # mutate(prop_yield = tot_yield/ann_yield) %>% 
    mutate(prop_q_yield = tot_q_yield/ann_q_yield) %>% 
    # Exclude 2017 events
    filter(year != 2017) %>% 
    ggplot(aes(x = factor(year), y = prop_q_yield*100, fill = factor(clust_wat_5cl))) +
      # facet_wrap(~var, ncol = 2, scales = "free_y", labeller = labeller(var = labels_var)) +
      geom_bar(position = "stack", stat = "identity") +
      # scale_fill_manual(name = "Cluster",
      #                   values = c("#999999", "#E69F00", "#56B4E9", "#009E73", "#0072B2", "#D55E00", "#CC79A7"),
      #                   labels = c("Warm, dry soil, big rain", 
      #                              "Very wet soil, rain/melt",
      #                              "Cold, dry soil, mostly melt",
      #                              "Low sun, wet soil, low-int. rain")) +
      scale_fill_manual(name = "Cluster",
                        values = c("#999999", "#E69F00", "#56B4E9", "#009E73", "#0072B2", "#D55E00", "#CC79A7")) +
      ylab("% of event water yield \n during ice-free season") +
      xlab("Year") +
      theme1 +
      theme(axis.text.x = element_blank(),
            axis.title.x = element_blank())
  
  # 6 clusters
  # NOTE: Colors are rearranged here to make clusters align with above 2 models; if anything changes, change these
  p_hf_13 <- som_hf %>%
    # Calculate the cummulative sum of yields for each solute, year, and cluster #
    mutate(year = year(event_start)) %>% 
    # pivot_longer(cols = c(NO3_kg_km2, SRP_kg_km2), names_to = "var", values_to = "value") %>% 
    # group_by(year, cluster, var) %>% 
    group_by(year, clust_wat_6cl) %>% 
    summarize(tot_q_yield = sum(q_mm, na.rm = TRUE)) %>% 
    ungroup() %>% 
    # Calculate proportion of total annual yield
    full_join(annYields) %>% 
    # mutate(prop_yield = tot_yield/ann_yield) %>% 
    mutate(prop_q_yield = tot_q_yield/ann_q_yield) %>% 
    # Exclude 2017 events
    filter(year != 2017) %>% 
    ggplot(aes(x = factor(year), y = prop_q_yield*100, fill = factor(clust_wat_6cl))) +
      # facet_wrap(~var, ncol = 2, scales = "free_y", labeller = labeller(var = labels_var)) +
      geom_bar(position = "stack", stat = "identity") +
      # scale_fill_manual(name = "Cluster",
      #                   values = c("#999999", "#E69F00", "#56B4E9", "#009E73", "#0072B2", "#D55E00", "#CC79A7"),
      #                   labels = c("Warm, dry soil, big rain", 
      #                              "Very wet soil, rain/melt",
      #                              "Cold, dry soil, mostly melt",
      #                              "Low sun, wet soil, low-int. rain")) +
      scale_fill_manual(name = "Cluster",
                        values = c("#999999", "#E69F00", "#56B4E9", "#009E73", "#0072B2", "#D55E00", "#CC79A7")) +
      ylab("% of event water yield \n during ice-free season") +
      xlab("Year") +
      theme1  
  
  # Combine into one plot
  (p_hf_8 + p_hf_11) / (p_hf_9 + p_hf_12) / (p_hf_10 + p_hf_13) +
    plot_annotation(
      title = "Hungerford"
    )
  
# WADE
  # Calculate annual measured event yields
  annYields <-
    som_wd %>%
    # Calculate the cummulative sum of yields for each solute, year, and cluster #
    mutate(year = year(event_start)) %>% 
    group_by(year) %>% 
    summarize(ann_q_yield = sum(q_mm, na.rm = TRUE)) %>% 
    ungroup()

  # Stacked bar graph (year on x-axis; stacks = yields by cluster)
  # Total event water yield per category
  # 4 clusters
  p_wd_8 <- som_wd %>%
    # Calculate the cummulative sum of yields for each year and cluster #
    mutate(year = year(event_start)) %>% 
    group_by(year, clust_wat_4cl) %>% 
    summarize(tot_yield = sum(q_mm, na.rm = TRUE)) %>% 
    ungroup() %>% 
    # Exclude 2017 events  
    filter(year != 2017) %>% 
    ggplot(aes(x = factor(year), y = tot_yield, fill = factor(clust_wat_4cl))) +
      geom_bar(position = "stack", stat = "identity") +
      scale_fill_manual(name = "Cluster",
                        values = c("#999999", "#E69F00", "#56B4E9", "#009E73", "#0072B2", "#D55E00", "#CC79A7")) +
      ylab("Event water yield during \n ice-free season (mm)") +
      xlab("Year") +
      theme1 +
      theme(legend.position = "none",
            axis.text.x = element_blank(),
            axis.title.x = element_blank()) +
      ggtitle("4 cl. model")
  
  # 5 clusters
  p_wd_9 <- som_wd %>%
    # Calculate the cummulative sum of yields for each year and cluster #
    mutate(year = year(event_start)) %>% 
    group_by(year, clust_wat_5cl) %>% 
    summarize(tot_yield = sum(q_mm, na.rm = TRUE)) %>% 
    ungroup() %>% 
    # Exclude 2017 events  
    filter(year != 2017) %>% 
    ggplot(aes(x = factor(year), y = tot_yield, fill = factor(clust_wat_5cl))) +
      geom_bar(position = "stack", stat = "identity") +
      scale_fill_manual(name = "Cluster",
                        values = c("#999999", "#E69F00", "#56B4E9", "#009E73", "#0072B2", "#D55E00", "#CC79A7")) +
      ylab("Event water yield during \n ice-free season (mm)") +
      xlab("Year") +
      theme1 +
      theme(legend.position = "none",
            axis.text.x = element_blank(),
            axis.title.x = element_blank()) +
      ggtitle("5 cl. model") 
  
  # 6 clusters
  # NOTE: Colors are rearranged here to make clusters align with above 2 models; if anything changes, change these
  p_wd_10 <- som_wd %>%
    # Calculate the cummulative sum of yields for each year and cluster #
    mutate(year = year(event_start)) %>% 
    group_by(year, clust_wat_6cl) %>% 
    summarize(tot_yield = sum(q_mm, na.rm = TRUE)) %>% 
    ungroup() %>% 
    # Exclude 2017 events  
    filter(year != 2017) %>% 
    ggplot(aes(x = factor(year), y = tot_yield, fill = factor(clust_wat_6cl))) +
      geom_bar(position = "stack", stat = "identity") +
      scale_fill_manual(name = "Cluster",
                        # These have been rearranged for this model
                        values = c("#0072B2", "#009E73", "#E69F00", "#D55E00", "#56B4E9", "#999999", "#CC79A7")) +
      ylab("Event water yield during \n ice-free season (mm)") +
      xlab("Year") +
      theme1 +
      theme(legend.position = "none") +
      ggtitle("6 cl. model")    

  # % of event water yield during ice-free season
  # 4 clusters
  p_wd_11 <- som_wd %>%
    # Calculate the cummulative sum of yields for each solute, year, and cluster #
    mutate(year = year(event_start)) %>% 
    # pivot_longer(cols = c(NO3_kg_km2, SRP_kg_km2), names_to = "var", values_to = "value") %>% 
    # group_by(year, cluster, var) %>% 
    group_by(year, clust_wat_4cl) %>% 
    summarize(tot_q_yield = sum(q_mm, na.rm = TRUE)) %>% 
    ungroup() %>% 
    # Calculate proportion of total annual yield
    full_join(annYields) %>% 
    # mutate(prop_yield = tot_yield/ann_yield) %>% 
    mutate(prop_q_yield = tot_q_yield/ann_q_yield) %>% 
    # Exclude 2017 events
    filter(year != 2017) %>% 
    ggplot(aes(x = factor(year), y = prop_q_yield*100, fill = factor(clust_wat_4cl))) +
      # facet_wrap(~var, ncol = 2, scales = "free_y", labeller = labeller(var = labels_var)) +
      geom_bar(position = "stack", stat = "identity") +
      # scale_fill_manual(name = "Cluster",
      #                   values = c("#999999", "#E69F00", "#56B4E9", "#009E73", "#0072B2", "#D55E00", "#CC79A7"),
      #                   labels = c("Warm, dry soil, big rain", 
      #                              "Very wet soil, rain/melt",
      #                              "Cold, dry soil, mostly melt",
      #                              "Low sun, wet soil, low-int. rain")) +
      scale_fill_manual(name = "Cluster",
                        values = c("#999999", "#E69F00", "#56B4E9", "#009E73", "#0072B2", "#D55E00", "#CC79A7")) +
      ylab("% of event water yield \n during ice-free season") +
      xlab("Year") +
      theme1 +
      theme(axis.text.x = element_blank(),
            axis.title.x = element_blank())
  
  # 5 clusters
  p_wd_12 <- som_wd %>% 
    # Calculate the cummulative sum of yields for each solute, year, and cluster #
    mutate(year = year(event_start)) %>% 
    # pivot_longer(cols = c(NO3_kg_km2, SRP_kg_km2), names_to = "var", values_to = "value") %>% 
    # group_by(year, cluster, var) %>% 
    group_by(year, clust_wat_5cl) %>% 
    summarize(tot_q_yield = sum(q_mm, na.rm = TRUE)) %>% 
    ungroup() %>% 
    # Calculate proportion of total annual yield
    full_join(annYields) %>% 
    # mutate(prop_yield = tot_yield/ann_yield) %>% 
    mutate(prop_q_yield = tot_q_yield/ann_q_yield) %>% 
    # Exclude 2017 events
    filter(year != 2017) %>% 
    ggplot(aes(x = factor(year), y = prop_q_yield*100, fill = factor(clust_wat_5cl))) +
      # facet_wrap(~var, ncol = 2, scales = "free_y", labeller = labeller(var = labels_var)) +
      geom_bar(position = "stack", stat = "identity") +
      # scale_fill_manual(name = "Cluster",
      #                   values = c("#999999", "#E69F00", "#56B4E9", "#009E73", "#0072B2", "#D55E00", "#CC79A7"),
      #                   labels = c("Warm, dry soil, big rain", 
      #                              "Very wet soil, rain/melt",
      #                              "Cold, dry soil, mostly melt",
      #                              "Low sun, wet soil, low-int. rain")) +
      scale_fill_manual(name = "Cluster",
                        values = c("#999999", "#E69F00", "#56B4E9", "#009E73", "#0072B2", "#D55E00", "#CC79A7")) +
      ylab("% of event water yield \n during ice-free season") +
      xlab("Year") +
      theme1 +
      theme(axis.text.x = element_blank(),
            axis.title.x = element_blank())
  
  # 6 clusters
  # NOTE: Colors are rearranged here to make clusters align with above 2 models; if anything changes, change these
  p_wd_13 <- som_wd %>%
    # Calculate the cummulative sum of yields for each solute, year, and cluster #
    mutate(year = year(event_start)) %>% 
    # pivot_longer(cols = c(NO3_kg_km2, SRP_kg_km2), names_to = "var", values_to = "value") %>% 
    # group_by(year, cluster, var) %>% 
    group_by(year, clust_wat_6cl) %>% 
    summarize(tot_q_yield = sum(q_mm, na.rm = TRUE)) %>% 
    ungroup() %>% 
    # Calculate proportion of total annual yield
    full_join(annYields) %>% 
    # mutate(prop_yield = tot_yield/ann_yield) %>% 
    mutate(prop_q_yield = tot_q_yield/ann_q_yield) %>% 
    # Exclude 2017 events
    filter(year != 2017) %>% 
    ggplot(aes(x = factor(year), y = prop_q_yield*100, fill = factor(clust_wat_6cl))) +
      # facet_wrap(~var, ncol = 2, scales = "free_y", labeller = labeller(var = labels_var)) +
      geom_bar(position = "stack", stat = "identity") +
      # scale_fill_manual(name = "Cluster",
      #                   values = c("#999999", "#E69F00", "#56B4E9", "#009E73", "#0072B2", "#D55E00", "#CC79A7"),
      #                   labels = c("Warm, dry soil, big rain", 
      #                              "Very wet soil, rain/melt",
      #                              "Cold, dry soil, mostly melt",
      #                              "Low sun, wet soil, low-int. rain")) +
      scale_fill_manual(name = "Cluster",
                        values = c("#999999", "#E69F00", "#56B4E9", "#009E73", "#0072B2", "#D55E00", "#CC79A7")) +
      ylab("% of event water yield \n during ice-free season") +
      xlab("Year") +
      theme1  
  
  # Combine into one plot
  (p_wd_8 + p_wd_11) / (p_wd_9 + p_wd_12) / (p_wd_10 + p_wd_13) +
    plot_annotation(
      title = "Wade"
    )  
